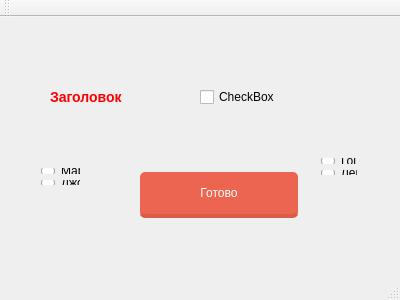
<?xml version="1.0" encoding="UTF-8"?>
<ui version="4.0">
 <class>MainWindow</class>
 <widget class="QMainWindow" name="MainWindow">
  <property name="geometry">
   <rect>
    <x>0</x>
    <y>0</y>
    <width>400</width>
    <height>300</height>
   </rect>
  </property>
  <property name="windowTitle">
   <string>MainWindow</string>
  </property>
  <widget class="QWidget" name="centralWidget">
   <widget class="QLabel" name="label">
    <property name="geometry">
     <rect>
      <x>50</x>
      <y>40</y>
      <width>201</width>
      <height>81</height>
     </rect>
    </property>
    <property name="text">
     <string>&lt;html&gt;&lt;head/&gt;&lt;body&gt;&lt;h3 style=&quot; margin-top:14px; margin-bottom:12px; margin-left:0px; margin-right:0px; -qt-block-indent:0; text-indent:0px;&quot;&gt;&lt;span style=&quot; font-size:72pt; font-weight:600; color:#ff0000;&quot;&gt;Заголовок&lt;/span&gt;&lt;/h3&gt;&lt;/body&gt;&lt;/html&gt;</string>
    </property>
   </widget>
   <widget class="QPushButton" name="pushButton">
    <property name="geometry">
     <rect>
      <x>140</x>
      <y>150</y>
      <width>161</width>
      <height>51</height>
     </rect>
    </property>
    <property name="styleSheet">
     <string notr="true">float:right;
margin-right: 3%;
margin-top: 5px;
border-radius: 5px;
padding: 5px 9px;
font-size: 1.2em;
background-color: rgba(236, 101, 80, 1);
border-bottom: 4px solid rgba(217, 91, 72, 1);
color: white;
font-family: 'Roboto Slab', serif;</string>
    </property>
    <property name="text">
     <string>Готово</string>
    </property>
   </widget>
   <widget class="QCheckBox" name="checkBox">
    <property name="geometry">
     <rect>
      <x>200</x>
      <y>70</y>
      <width>86</width>
      <height>20</height>
     </rect>
    </property>
    <property name="text">
     <string>CheckBox</string>
    </property>
   </widget>
   <widget class="QWidget" name="">
    <property name="geometry">
     <rect>
      <x>310</x>
      <y>130</y>
      <width>58</width>
      <height>39</height>
     </rect>
    </property>
    <layout class="QVBoxLayout" name="verticalLayout">
     <item>
      <widget class="QRadioButton" name="radioButton_3">
       <property name="text">
        <string>Гоша</string>
       </property>
      </widget>
     </item>
     <item>
      <widget class="QRadioButton" name="radioButton_4">
       <property name="text">
        <string>Лена</string>
       </property>
      </widget>
     </item>
    </layout>
   </widget>
   <widget class="QWidget" name="">
    <property name="geometry">
     <rect>
      <x>30</x>
      <y>140</y>
      <width>61</width>
      <height>39</height>
     </rect>
    </property>
    <layout class="QVBoxLayout" name="verticalLayout_2">
     <item>
      <widget class="QRadioButton" name="radioButton">
       <property name="text">
        <string>Марк</string>
       </property>
      </widget>
     </item>
     <item>
      <widget class="QRadioButton" name="radioButton_2">
       <property name="text">
        <string>Джон</string>
       </property>
      </widget>
     </item>
    </layout>
   </widget>
  </widget>
  <widget class="QMenuBar" name="menuBar">
   <property name="geometry">
    <rect>
     <x>0</x>
     <y>0</y>
     <width>400</width>
     <height>22</height>
    </rect>
   </property>
  </widget>
  <widget class="QToolBar" name="mainToolBar">
   <attribute name="toolBarArea">
    <enum>TopToolBarArea</enum>
   </attribute>
   <attribute name="toolBarBreak">
    <bool>false</bool>
   </attribute>
  </widget>
  <widget class="QStatusBar" name="statusBar"/>
 </widget>
 <layoutdefault spacing="6" margin="11"/>
 <resources/>
 <connections/>
</ui>
